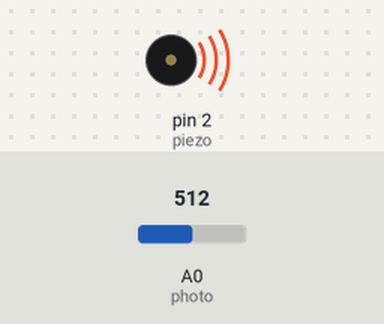
Bench run of a sketch on a simulated Arduino Uno, built with avr-gcc and run on an emulated ATmega328P. Parts: buzzer (waves = sounding). The inputs (shaded band) are chosen by the test bench; at power-on: A0 (photo) = 512. What the sketch prints to the serial monitor is not drawn.

Above: at 0.1 s.
Timing chart, 0 to 1.6 s (numbered marks = the images above):
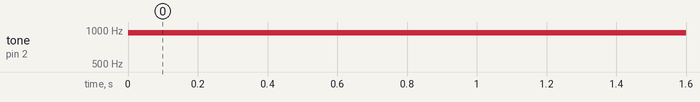

The sketch:

piezo_photo.ino
```cpp
const int piezo = 2;    // piezo transducer pin
const int photo = A0;   // photocell sensor pin
int sensor = 0;         // declare integer for storing photocell reading
int pitch = 0;          // declare integer for pitch value (in Hz)

void setup()
{
 Serial.begin (9600);   // start serial monitor (make sure baud rates match)
}

void loop()
{
  sensor = analogRead(photo);   // read current photocell value
  Serial.println(sensor);       // print photocell value to serial monitor.
                                // use Serial.print to measure high/low value
  pitch = map(sensor, 280, 800, 100, 2000);   // pitch = map(sensor, photoLow, photoHigh, freqLow, freqHigh)
  tone(piezo, pitch);
}
```

Measured:
- by itself, tone on pin 2 (piezo): silent → 947 Hz at 0.00 s
